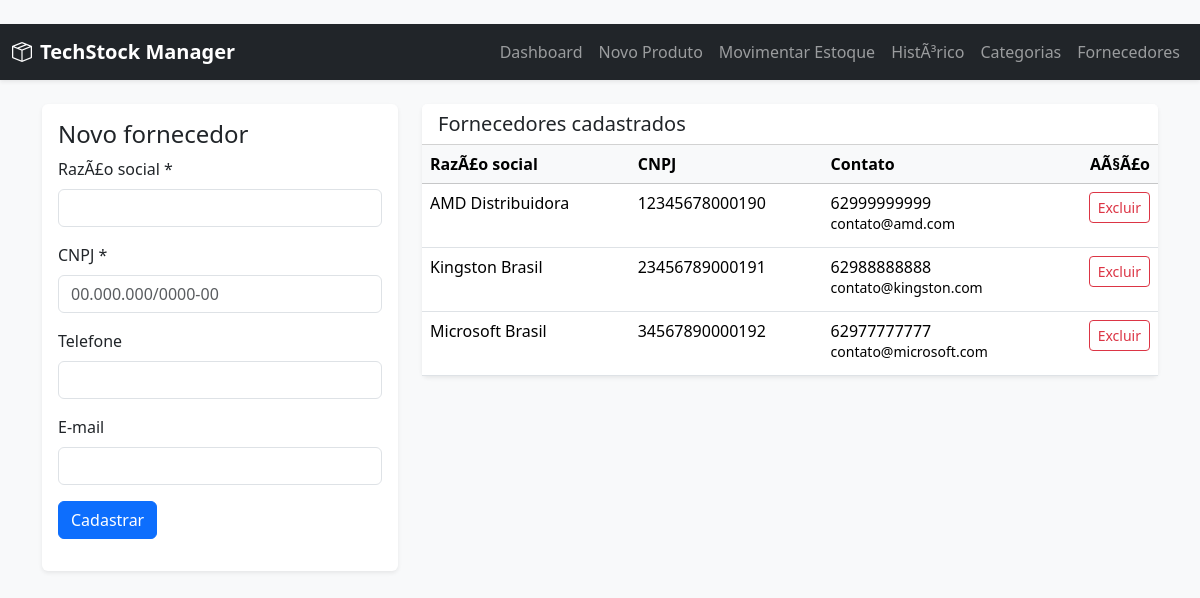
/fornecedores, run on an earlier commit of the app's database.
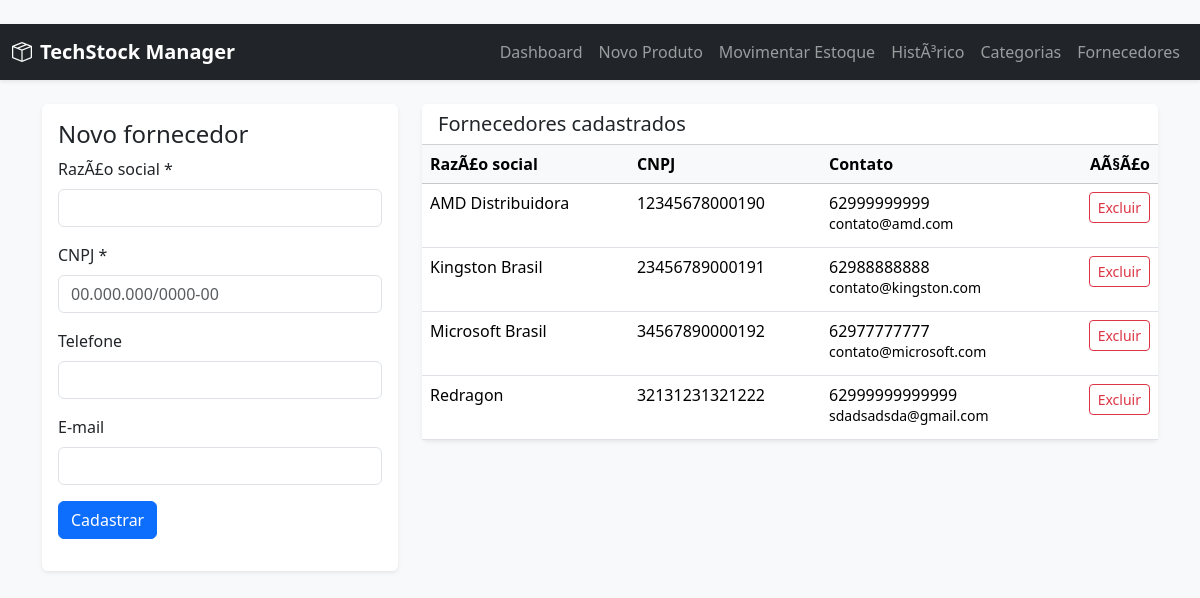
And on a later commit of the database.
### tables this page shows
CREATE TABLE fornecedor (
    id_fornecedor INTEGER PRIMARY KEY AUTOINCREMENT,
    razao_social TEXT NOT NULL,
    cnpj TEXT NOT NULL UNIQUE,
    telefone TEXT NOT NULL,
    email TEXT NOT NULL
);

### routers/fornecedores.py (the view, shortened to what this page needs)
@bp.route("/fornecedores", methods=["GET", "POST"])
def fornecedores():
    conn = get_db()
    try:
        lista = conn.execute("SELECT id_fornecedor AS id, razao_social, cnpj, telefone, email FROM fornecedor ORDER BY razao_social").fetchall()
        return render_template("fornecedores.html", fornecedores=lista)
    finally:
        conn.close()

### db.py (called while the page is built)
def get_db():
    conn = sqlite3.connect(DATABASE)
    conn.row_factory = sqlite3.Row
    conn.execute("PRAGMA foreign_keys = ON")
    return conn

### templates/fornecedores.html (shortened to what this page needs)
﻿{% extends 'base.html' %}
{% block content %}
<div class="row g-4"><div class="col-lg-4"><div class="card shadow-sm border-0"><div class="card-body"><h1 class="h4">Novo fornecedor</h1><form method="post"><div class="mb-3"><label class="form-label">RazÃ£o social *</label><input class="form-control" name="razao_social" required></div><div class="mb-3"><label class="form-label">CNPJ *</label><input class="form-control" name="cnpj" placeholder="00.000.000/0000-00" required></div><div class="mb-3"><label class="form-label">Telefone</label><input class="form-control" name="telefone"></div><div class="mb-3"><label class="form-label">E-mail</label><input class="form-control" type="email" name="email"></div><button class="btn btn-primary">Cadastrar</button></form></div></div></div>
<div class="col-lg-8"><div class="card shadow-sm border-0"><div class="card-header bg-white"><h2 class="h5 mb-0">Fornecedores cadastrados</h2></div><div class="table-responsive"><table class="table table-hover mb-0"><thead class="table-light"><tr><th>RazÃ£o social</th><th>CNPJ</th><th>Contato</th><th class="text-end">AÃ§Ã£o</th></tr></thead><tbody>{% for fornecedor in fornecedores %}<tr><td>{{ fornecedor.razao_social }}</td><td>{{ fornecedor.cnpj }}</td><td>{{ fornecedor.telefone or '-' }}<br><small>{{ fornecedor.email or '-' }}</small></td><td class="text-end"><form method="post" action="{{ url_for('excluir_fornecedor.excluir_fornecedor', id=fornecedor.id) }}" onsubmit="return confirm('Excluir este fornecedor?')"><button class="btn btn-sm btn-outline-danger">Excluir</button></form></td></tr>{% else %}<tr><td colspan="4" class="text-muted text-center">Nenhum fornecedor.</td></tr>{% endfor %}</tbody></table></div></div></div></div>
{% endblock %}

### templates/base.html (shortened to what this page needs)
﻿<!doctype html>
<html lang="pt-BR">
<head>
  <link href="https://cdn.jsdelivr.net/npm/bootstrap@5.3.3/dist/css/bootstrap.min.css" rel="stylesheet">
  <link rel="stylesheet" href="https://cdn.jsdelivr.net/npm/bootstrap-icons@1.11.3/font/bootstrap-icons.min.css">
</head>
<body class="bg-light">
<nav class="navbar navbar-expand-lg navbar-dark bg-dark shadow-sm mb-4">
  <div class="container-fluid">
    <a class="navbar-brand fw-bold" href="{{ url_for('dashboard.dashboard') }}"><i class="bi bi-box-seam me-2"></i>TechStock Manager</a>
    <div class="collapse navbar-collapse" id="menuPrincipal">
      <ul class="navbar-nav ms-auto">
        <li class="nav-item"><a class="nav-link" href="{{ url_for('dashboard.dashboard') }}">Dashboard</a></li>
        <li class="nav-item"><a class="nav-link" href="{{ url_for('novo_produto.novo_produto') }}">Novo Produto</a></li>
        <li class="nav-item"><a class="nav-link" href="{{ url_for('nova_movimentacao.nova_movimentacao') }}">Movimentar Estoque</a></li>
        <li class="nav-item"><a class="nav-link" href="{{ url_for('historico_movimentacoes.historico_movimentacoes') }}">HistÃ³rico</a></li>
        <li class="nav-item"><a class="nav-link" href="{{ url_for('categorias.categorias') }}">Categorias</a></li>
        <li class="nav-item"><a class="nav-link" href="{{ url_for('fornecedores.fornecedores') }}">Fornecedores</a></li>
      </ul>
    </div>
  </div>
</nav>
<main class="container pb-5">
  {% block content %}{% endblock %}
</main>
</body>
</html>

What changed in the data, as far as the page shows it:
added fornecedor: razao_social "Redragon", cnpj "32131231321222", telefone "62999999999999", email "sdadsadsda@gmail.com"
